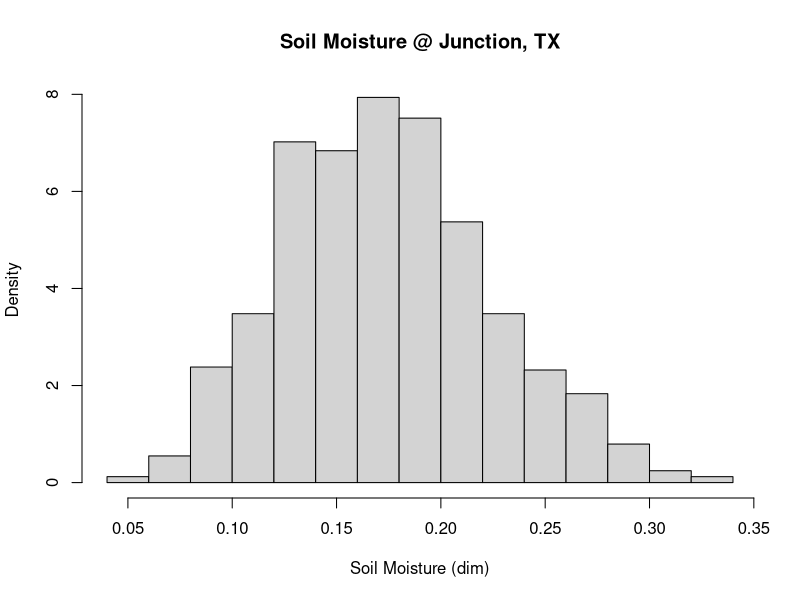
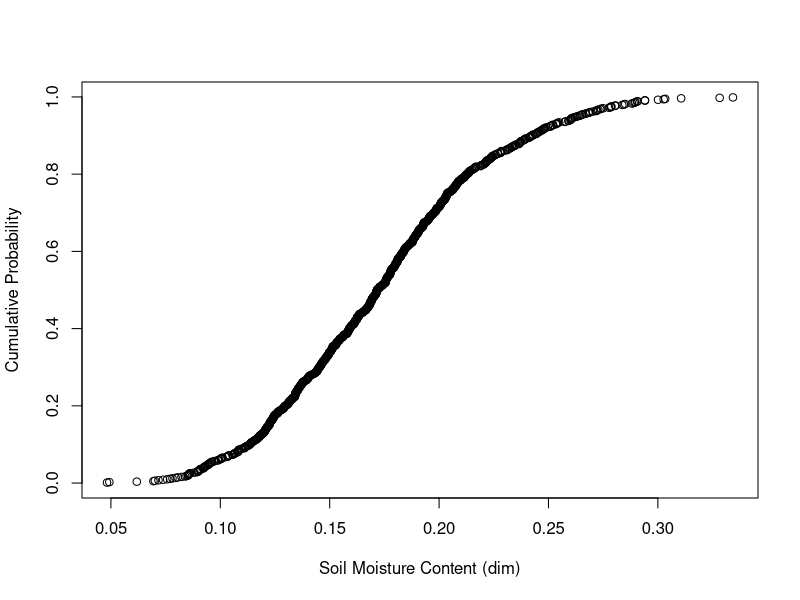
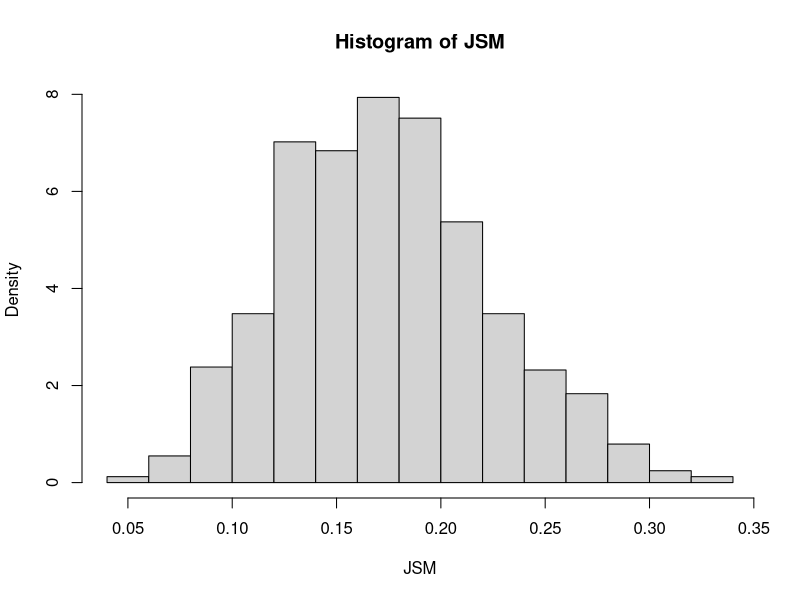
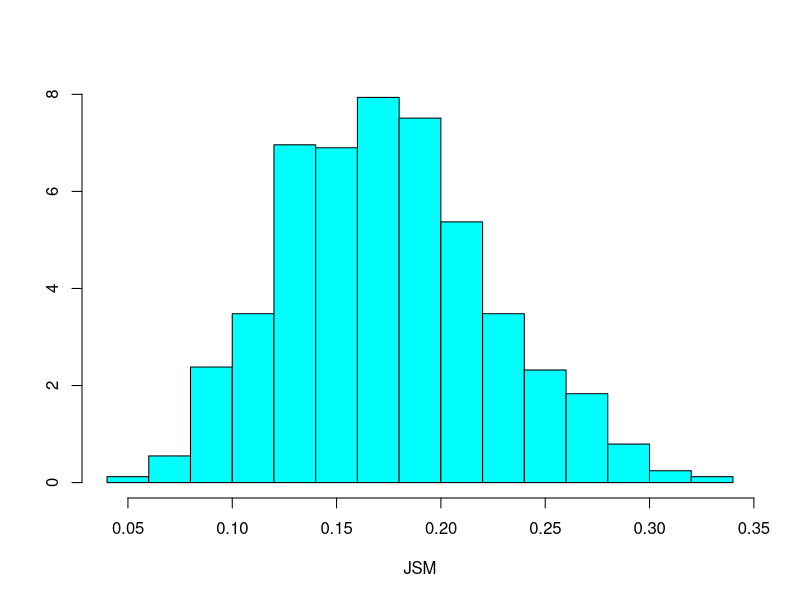
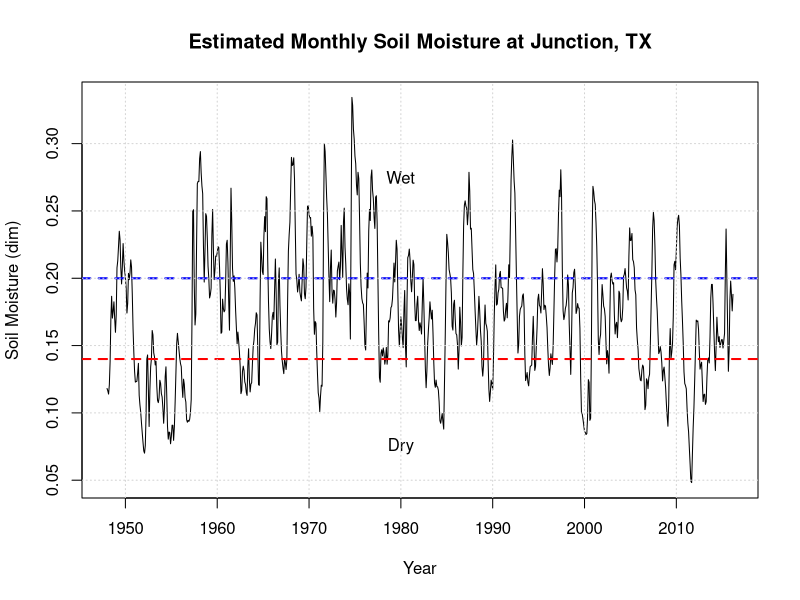
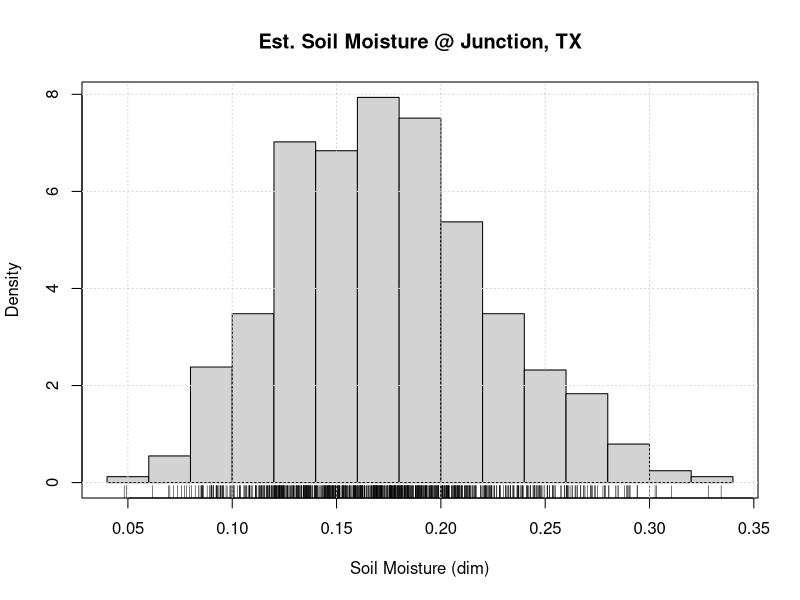

Source code (R) for these figures, in order:
weibullpp <- function(x)
{
x.sort <- sort(x)
x.rank <- rank(x.sort)
N <- length(x)
Fx <- (x.rank)/(N+1)
zz <- cbind(x.sort,Fx)
return(zz)
}

library(MASS)

setwd('D:\\Dropbox\\CE5331-Probabilistic Methods- Fall2019')
a <- read.csv('soilmoisturedata.csv')
JSM <- a$Junction..mm
summary(JSM)
JSM <- JSM/1600
summary(JSM)
JSM.cut <- cut(JSM,breaks=c(0,0.14,0.20,0.35),labels=c('low','medium','high'))
summary(JSM.cut)
hist(JSM,freq=FALSE,xlab='Soil Moisture (dim)',main='Soil Moisture @ Junction, TX')

zz <- weibullpp(JSM)
plot(zz[,1],zz[,2],xlab='Soil Moisture Content (dim)',ylab='Cumulative Probability')
hist(JSM,freq=F)
truehist(JSM)

JSM.ts <- ts(JSM,start=c(1948,01),frequency=12)
plot(JSM.ts,ylab='Soil Moisture (dim)',xlab='Year')
abline(h=0.14,col='red',lty=2,lwd=2)
abline(h=0.20,col='blue',lty=2,lwd=2)
title('Estimated Monthly Soil Moisture at Junction, TX')
text(1980,0.075,'Dry')
text(1980,0.275,'Wet')
grid()

hist(JSM,freq=F,xlab='Soil Moisture (dim)',ylab='Density',main='Est. Soil Moisture @ Junction, TX')
box()
rug(JSM)
grid()